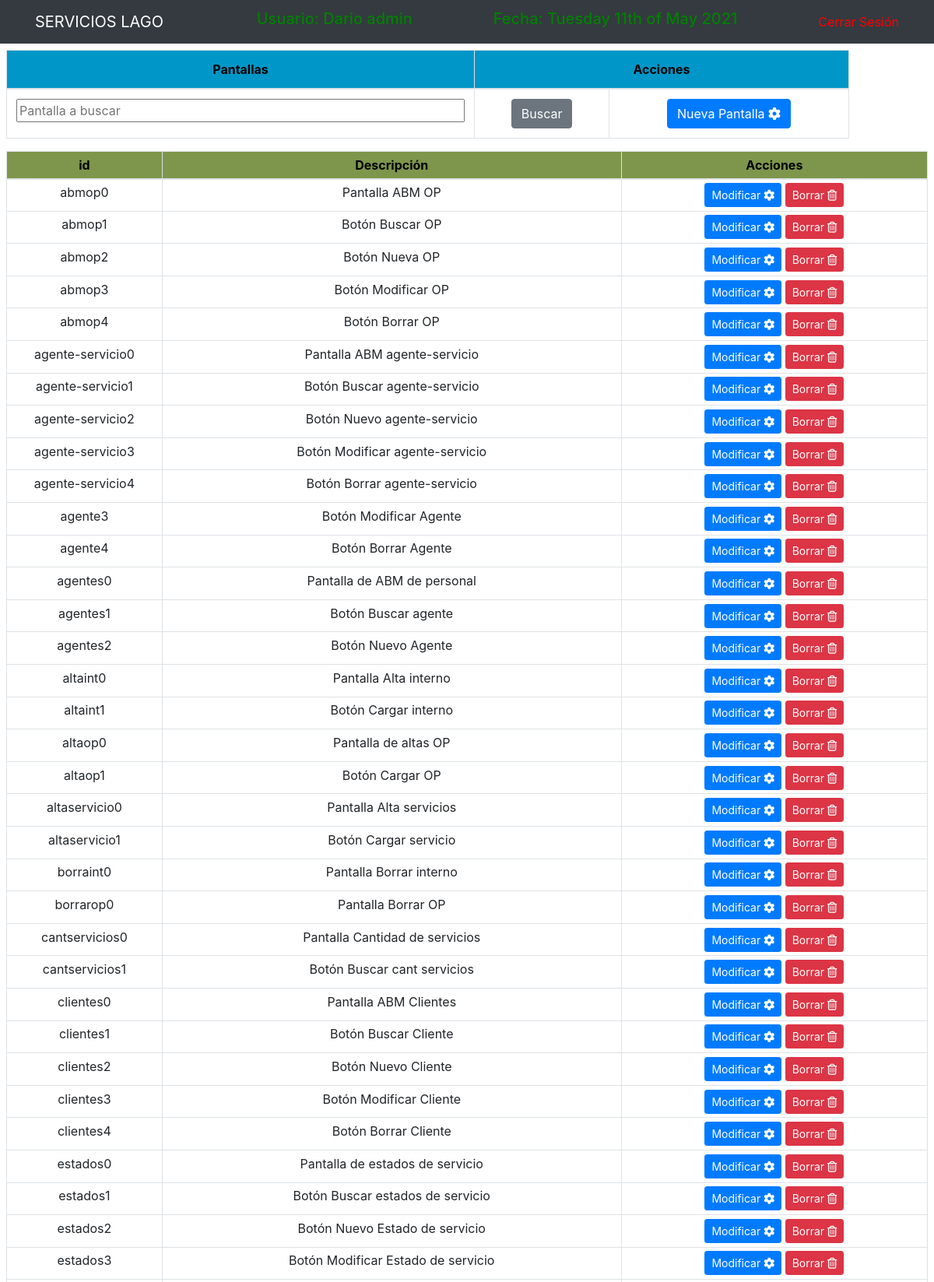
Screenshot of /abmb/pantallas.php (signed in, upper part) with the database file from the repository.
### tables this page shows
CREATE TABLE `pantallas` (
  `id` varchar(50) NOT NULL,
  `Descripcion` varchar(200) NOT NULL
);

### abmb/pantallas.php (the view, shortened to what this page needs)
<?php
$esta = $_SERVER['PHP_SELF'];
?>
<div class="col-md-12 container p-2">
	<div class="row">
		<div class="col-md-11">
			<form action="<?php echo $esta ?>" method="POST">
				<table class="table table-bordered">
					<thead class="thead-cel" style="text-align:center">
						<tr>
							<th style="width: 50%">Pantallas</th>
							<th style="width: 40%" colspan=2>Acciones</th>
						</tr>
					</thead>
					<tbody>
							<tr>
								<td><input text="est" name="pantalla" style="width: 100%" placeholder="Pantalla a buscar"></td>
								<td><input type="submit" name="Busca" value="Buscar" class="btn btn-secondary"></td>
								<td><a href="/Servicios/Altas/altapan.php?flag=0" class="btn btn-primary"> Nueva Pantalla <i class="fa fa-cog fa-spin"></i>
								</a></td>
							</tr>
					</tbody>
				</table>
			</form>
		</div>
	</div>
	<div class="row">
		<div class="col-md-12">
				<table class="table table-sm table-bordered table-hover">
					<thead class="thead-dario" style="text-align:center">
						<tr>
							<th style="width: 10%">id</th>
							<th style="width: 30%">Descripción</th>
							<th style="width: 20%">Acciones</th>
					</thead>
					<tbody>
						<?php
							if (isset($_POST['Busca'])){
								$mipan= '%' . $_POST['pantalla'] . '%';
								$query = "SELECT id,Descripcion FROM pantallas WHERE id like '$mipan' OR Descripcion like '$mipan' ";
							}
							else{
								$query = "SELECT id,Descripcion FROM pantallas";
							}
							$result_tasks = mysqli_query($conn,$query);
							while ($row=mysqli_fetch_array($result_tasks)) {
						?>
								<tr>
									<td><?php echo $row['id'] ?></td>
									<td><?php echo $row['Descripcion'] ?></td>
									<td>
										<a href="/Servicios/Modif/modifpan.php?id=<?php echo $row['id'] ?>" class=
										"btn btn-primary btn-sm">
											Modificar <i class="fa fa-cog fa-spin"></i>
										</a>
										<a href="/Servicios/Bajas/borrapan.php?id=<?php echo $row['id'] ?>" class=
										"btn btn-danger btn-sm">
											Borrar <i class="far fa-trash-alt"></i>
										</a>
									</td>
								</tr>
						<?php }
						?>
					</tbody>
				</table>
		</div>
	</div>
</div>

### includes/header.php (style rules this page uses)
.container { text-align: center; }
.thead-cel { background-color: rgb(0, 150, 200); color: black; }
.thead-dario { background-color: rgb(125, 150, 75); color: black; }

### rows the page displays
pantallas: id "abmop0", Descripcion "Pantalla ABM OP"
pantallas: id "abmop1", Descripcion "Botón Buscar OP"
pantallas: id "abmop2", Descripcion "Botón Nueva OP"
pantallas: id "abmop3", Descripcion "Botón Modificar OP"
pantallas: id "abmop4", Descripcion "Botón Borrar OP"
pantallas: id "agente-servicio0", Descripcion "Pantalla ABM agente-servicio"
pantallas: id "agente-servicio1", Descripcion "Botón Buscar agente-servicio"
pantallas: id "agente-servicio2", Descripcion "Botón Nuevo agente-servicio"
pantallas: id "agente-servicio3", Descripcion "Botón Modificar agente-servicio"
pantallas: id "agente-servicio4", Descripcion "Botón Borrar agente-servicio"
pantallas: id "agente3", Descripcion "Botón Modificar Agente"
pantallas: id "agente4", Descripcion "Botón Borrar Agente"
pantallas: id "agentes0", Descripcion "Pantalla de ABM de personal"
pantallas: id "agentes1", Descripcion "Botón Buscar agente"
pantallas: id "agentes2", Descripcion "Botón Nuevo Agente"
pantallas: id "altaint0", Descripcion "Pantalla Alta interno"
pantallas: id "altaint1", Descripcion "Botón Cargar interno"
pantallas: id "altaop0", Descripcion "Pantalla de altas OP"
pantallas: id "altaop1", Descripcion "Botón Cargar OP"
pantallas: id "altaservicio0", Descripcion "Pantalla Alta servicios"
pantallas: id "altaservicio1", Descripcion "Botón Cargar servicio"
pantallas: id "borraint0", Descripcion "Pantalla Borrar interno"
pantallas: id "borrarop0", Descripcion "Pantalla Borrar OP"
pantallas: id "cantservicios0", Descripcion "Pantalla Cantidad de servicios"
pantallas: id "cantservicios1", Descripcion "Botón Buscar cant servicios"
pantallas: id "clientes0", Descripcion "Pantalla ABM Clientes"
pantallas: id "clientes1", Descripcion "Botón Buscar Cliente"
pantallas: id "clientes2", Descripcion "Botón Nuevo Cliente"
pantallas: id "clientes3", Descripcion "Botón Modificar Cliente"
pantallas: id "clientes4", Descripcion "Botón Borrar Cliente"
pantallas: id "estados0", Descripcion "Pantalla de estados de servicio"
pantallas: id "estados1", Descripcion "Botón Buscar estados de servicio"
pantallas: id "estados2", Descripcion "Botón Nuevo Estado de servicio"
pantallas: id "estados3", Descripcion "Botón Modificar Estado de servicio"
